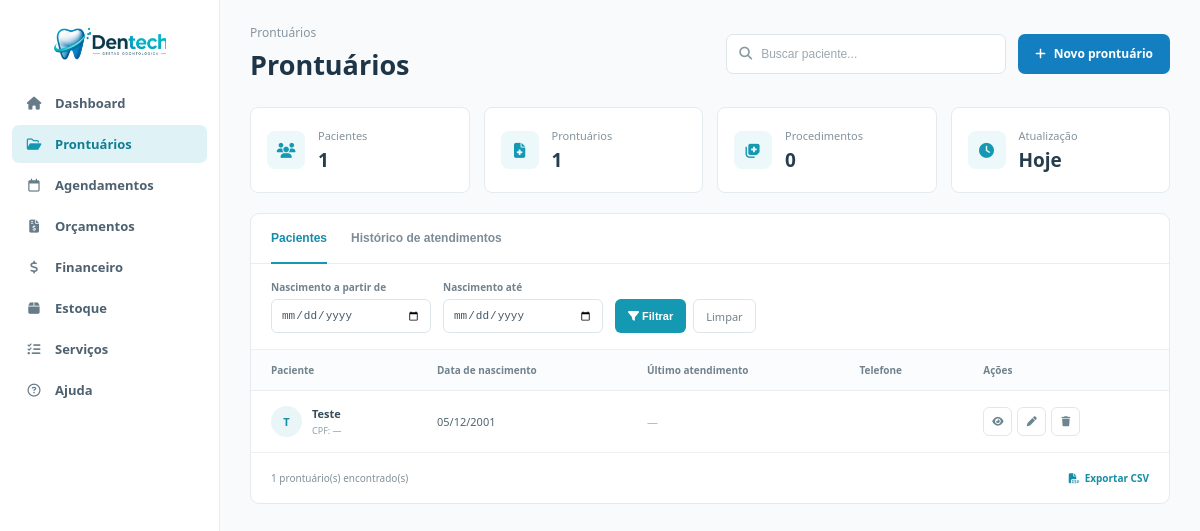
Before: /prontuarios.php (signed in) with the older database file.
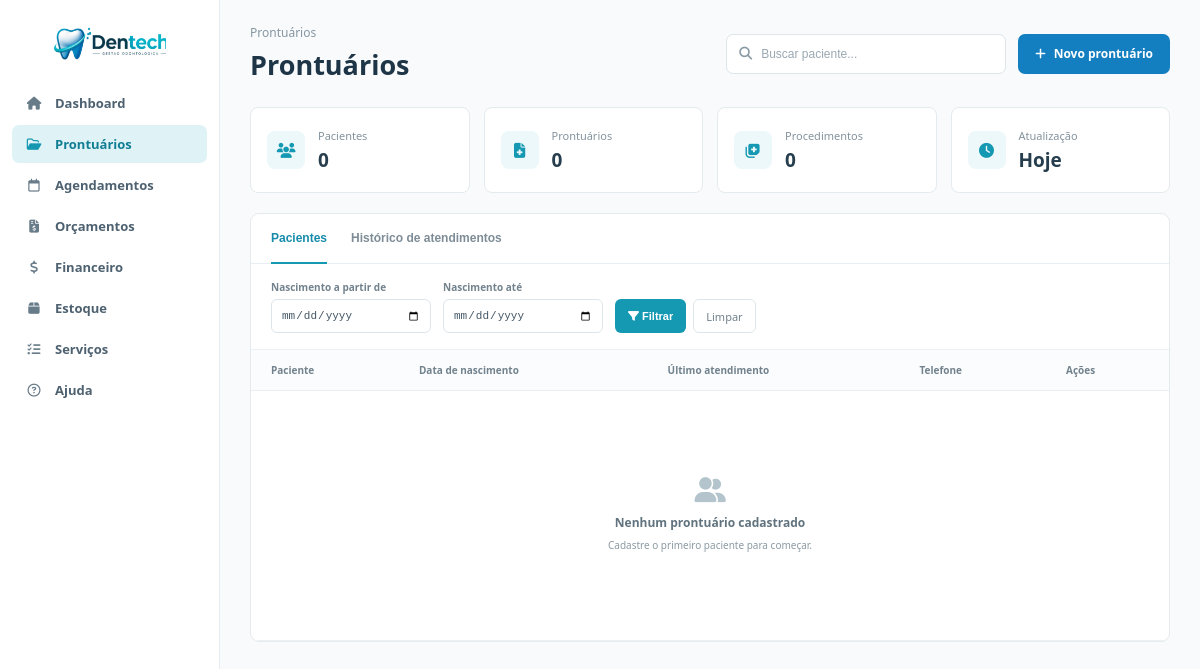
After: the same page with the newer database file.
### tables this page shows
CREATE TABLE `prontuarios` (
  `id` int NOT NULL AUTO_INCREMENT,
  `paciente` varchar(255) NOT NULL,
  `nascimento` date NOT NULL,
  `sexo` enum('Masculino','Feminino','Outro') DEFAULT NULL,
  `estado_civil` varchar(50) DEFAULT NULL,
  `profissao` varchar(100) DEFAULT NULL,
  `rg` varchar(20) DEFAULT NULL,
  `cpf` varchar(14) DEFAULT NULL,
  `endereco` text,
  `cep` varchar(10) DEFAULT NULL,
  `telefone` varchar(20) DEFAULT NULL,
  `email` varchar(255) DEFAULT NULL,
  `observacoes` text,
  `tratamento_odonto` text,
  `tratamento_medico` text,
  `medicamento_continuo` text,
  `alergia_medicamento` text,
  `alergia_outras` text,
  `problemas_saude` text,
  `gravida_meses` varchar(10) DEFAULT NULL,
  `fuma_tempo` varchar(50) DEFAULT NULL,
  `fuma_cigarros_dia` varchar(20) DEFAULT NULL,
  `bebida_frequencia` varchar(100) DEFAULT NULL,
  `drogas_uso` text,
  `doencas_transmissiveis` text,
  `cancer_familiar` text,
  `tratamento_cancer` text,
  `created_at` timestamp NOT NULL DEFAULT CURRENT_TIMESTAMP,
  `termo_consentimento_aceito` tinyint(1) NOT NULL DEFAULT '0',
  `termo_consentimento_aceito_em` datetime DEFAULT NULL,
  PRIMARY KEY (`id`),
  UNIQUE KEY `uq_prontuarios_cpf` (`cpf`)
);

### prontuarios.php (the view, shortened to what the changed rows need)
<?php
require_once 'conexao/conexao.php';
$busca    = trim($_GET['busca'] ?? '');
$data_ini = $_GET['data_ini'] ?? '';
$data_fim = $_GET['data_fim'] ?? '';
$params = [];
$sql = "
    SELECT
        p.*,
        COALESCE(proc_count.total, 0) as total_procedimentos
    FROM prontuarios p
    LEFT JOIN (
        SELECT paciente_id, COUNT(*) as total
        FROM procedimentos
        GROUP BY paciente_id
    ) proc_count ON p.id = proc_count.paciente_id
";
$sql .= " ORDER BY p.paciente ASC";
$stmt = $pdo->prepare($sql);
$stmt->execute($params);
$prontuarios = $stmt->fetchAll();
?>
<!DOCTYPE html>
<html lang="pt-BR">
<head>
    <link rel="stylesheet" href="https://cdnjs.cloudflare.com/ajax/libs/font-awesome/6.5.2/css/all.min.css">
    <link rel="stylesheet" href="css/global.css">
    <link rel="stylesheet" href="css/variables.css">
    <link rel="stylesheet" href="css/layout.css">
    <link rel="stylesheet" href="css/prontuarios.css">
    <link rel="stylesheet" href="css/navbar.css">
</head>
<body>
    <div class="content">
        <main>
            <div class="page-header">
                <div>
                    <h1>Prontuários</h1>
                </div>
            </div>
            <section class="stats-grid">
                <div class="stat-card">
                    <div>
                        <span>Pacientes</span>
                        <strong><?= count($prontuarios) ?></strong>
                    </div>
                </div>
                <div class="stat-card">
                    <div>
                        <span>Prontuários</span>
                        <strong><?= count($prontuarios) ?></strong>
                    </div>
                </div>
            </section>
            <section class="content-card">
                <div class="table-wrapper">
                    <table class="patients-table">
                        <thead>
                            <tr>
                                <th>Paciente</th>
                                <th>Data de nascimento</th>
                                <th>Último atendimento</th>
                                <th>Telefone</th>
                                <th>Ações</th>
                            </tr>
                        </thead>
                        <tbody>
                            <?php if (empty($prontuarios)): ?>
                                <tr>
                                    <td colspan="5" class="empty-table">
                                        <div class="empty-state">
                                            <i class="fa-solid fa-user-group"></i>
                                            <strong>
                                                <?= ($busca !== '' || $data_ini !== '' || $data_fim !== '')
                                                    ? 'Nenhum prontuário encontrado'
                                                    : 'Nenhum prontuário cadastrado'
                                                ?>
                                            </strong>
                                            <span>
                                                <?= ($busca !== '' || $data_ini !== '' || $data_fim !== '')
                                                    ? 'Tente alterar os filtros utilizados.'
                                                    : 'Cadastre o primeiro paciente para começar.'
                                                ?>
                                            </span>
                                        </div>
                                    </td>
                                </tr>
                            <?php else: ?>
                                <?php foreach ($prontuarios as $p): ?>
                                    <tr>
                                        <td>
                                            <div class="patient-name">
                                                <div class="patient-avatar">
                                                    <?= strtoupper(substr($p['paciente'], 0, 1)) ?>
                                                </div>
                                                <div>
                                                    <strong>
                                                        <?= htmlspecialchars($p['paciente']) ?>
                                                    </strong>
                                                    <span>
                                                        CPF:
                                                        <?= htmlspecialchars($p['cpf'] ?? '—') ?>
                                                    </span>
                                                </div>
                                            </div>
                                        </td>
                                        <td>
                                            <?= date(
                                                'd/m/Y',
                                                strtotime($p['nascimento'])
                                            ) ?>
                                        </td>
                                        <td>
                                            <span class="not-available">
                                                —
                                            </span>
                                        </td>
                                        <td>
                                        </td>
                                        <td>
                                            <div class="table-actions">
                                                <a
                                                    href="visualizar_prontuario.php?id=<?= $p['id'] ?>"
                                                    class="action-button"
                                                    title="Visualizar">
                                                    <i class="fa-solid fa-eye"></i>
                                                </a>
                                                <a
                                                    href="editar_prontuario.php?id=<?= $p['id'] ?>"
                                                    class="action-button"
                                                    title="Editar">
                                                    <i class="fa-solid fa-pen"></i>
                                                </a>
                                                <button
                                                    type="button"
                                                    class="action-button danger"
                                                    title="Excluir"
                                                    onclick="excluirProntuario(<?= $p['id'] ?>)">
                                                    <i class="fa-solid fa-trash"></i>
                                                </button>
                                            </div>
                                        </td>
                                    </tr>
                                <?php endforeach; ?>
                            <?php endif; ?>
                        </tbody>
                    </table>
                </div>
                <?php if (!empty($prontuarios)): ?>
                    <div class="table-footer">
                        <span><?= count($prontuarios) ?> prontuário(s) encontrado(s)</span>
                        <?php
                        $export_url = '?' . http_build_query(array_merge($_GET, ['exportar' => '1']));
                        ?>
                        <a href="<?= $export_url ?>" class="btn-exportar"><i class="fa-solid fa-file-csv"></i>Exportar CSV</a>
                    </div>
                <?php endif; ?>
            </section>
        </main>
</body>
</html>

Changed rows visible on the page:
removed prontuarios: paciente "T", paciente "Teste", cpf "—", nascimento "05/12/2001"
Other visible differences:
count($prontuarios): "1" → "0"
count($prontuarios): "1" → (not shown)
text no longer shown: "prontuário(s) encontrado(s) Exportar CSV"
text now shown: "Nenhum prontuário cadastrado Cadastre o primeiro paciente para começar."
